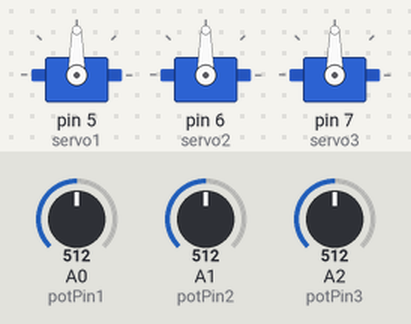
Bench run of a sketch on a simulated Arduino Uno, built with avr-gcc and run on an emulated ATmega328P. Shown: 3 × servo. The inputs (shaded band) are chosen by the test bench; at power-on: A0 (potPin1) = 512, A1 (potPin2) = 512, A2 (potPin3) = 512.

Above: at 1.2 s.
1.3 s: A0 (potPin1) set to 716
At 2.3 s:
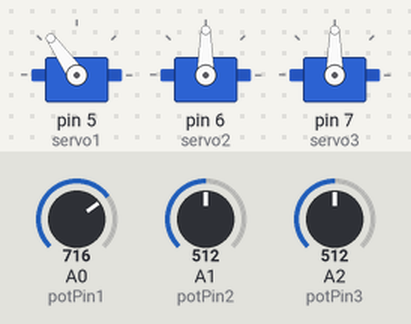
2.8 s: A1 (potPin2) set to 716
At 3.7 s:
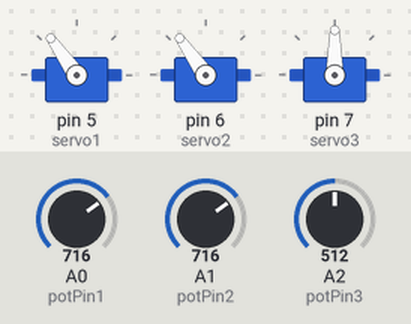
4.3 s: A2 (potPin3) set to 716
At 5.5 s:
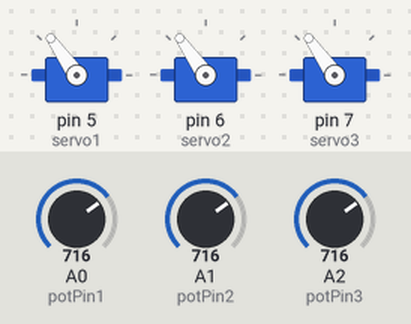
5.8 s: A0 (potPin1) set to 900
At 7.0 s:
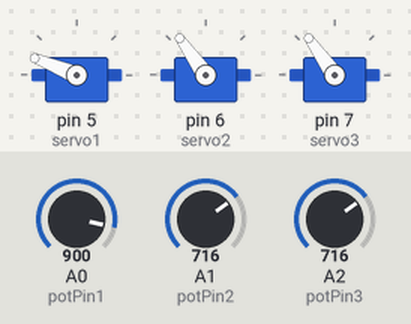
7.3 s: A1 (potPin2) set to 900
At 8.5 s:
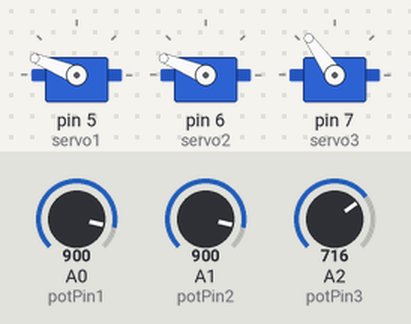
8.8 s: A2 (potPin3) set to 900
At 9.3 s:
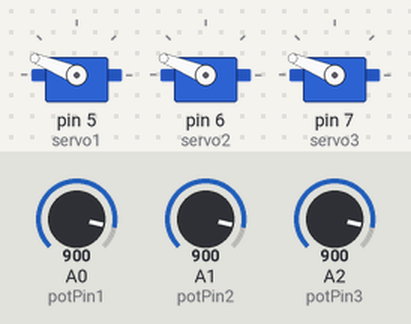
Timing chart, 0 to 11.3 s (numbered marks = the images above; inputs shaded):
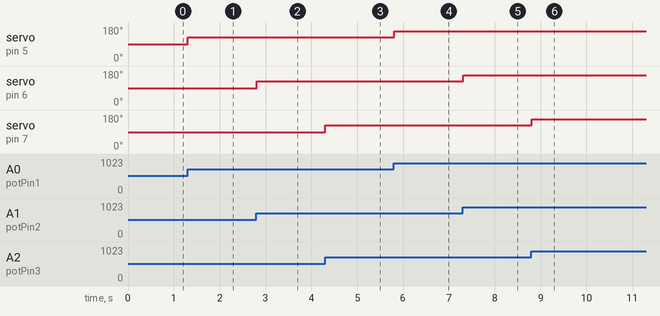

The sketch:

Potenciometros.ino
```cpp
//Control por potenciometros
//Para una mayor precisión se podria limitar por software el rango de movimiento para evitar colisiones

#include <Servo.h>

Servo servo1;
Servo servo2;
Servo servo3;

int potPin1 = A0;
int potPin2 = A1;
int potPin3 = A2;

int val1;
int val2;
int val3;

void setup() {
  servo1.attach(5);
  servo2.attach(6);
  servo3.attach(7);
}

void loop() {
  val1 = analogRead(potPin1);
  val1 = map(val1, 0, 1023, 0, 180);
  servo1.write(val1);

  val2 = analogRead(potPin2);
  val2 = map(val2, 0, 1023, 0, 180);
  servo2.write(val2);

  val3 = analogRead(potPin3);
  val3 = map(val3, 0, 1023, 0, 180);
  servo3.write(val3);

  delay(15);
}
```

Measured:
- after the input at 1.3 s, servo on pin 5 (servo1): 90° → 125° at once
- after the input at 2.8 s, servo on pin 6 (servo2): 90° → 125° at once
- after the input at 4.3 s, servo on pin 7 (servo3): 90° → 125° at once
- after the input at 5.8 s, servo on pin 5 (servo1): 125° → 158° at once
- after the input at 7.3 s, servo on pin 6 (servo2): 125° → 158° at once
- after the input at 8.8 s, servo on pin 7 (servo3): 125° → 158° at once
